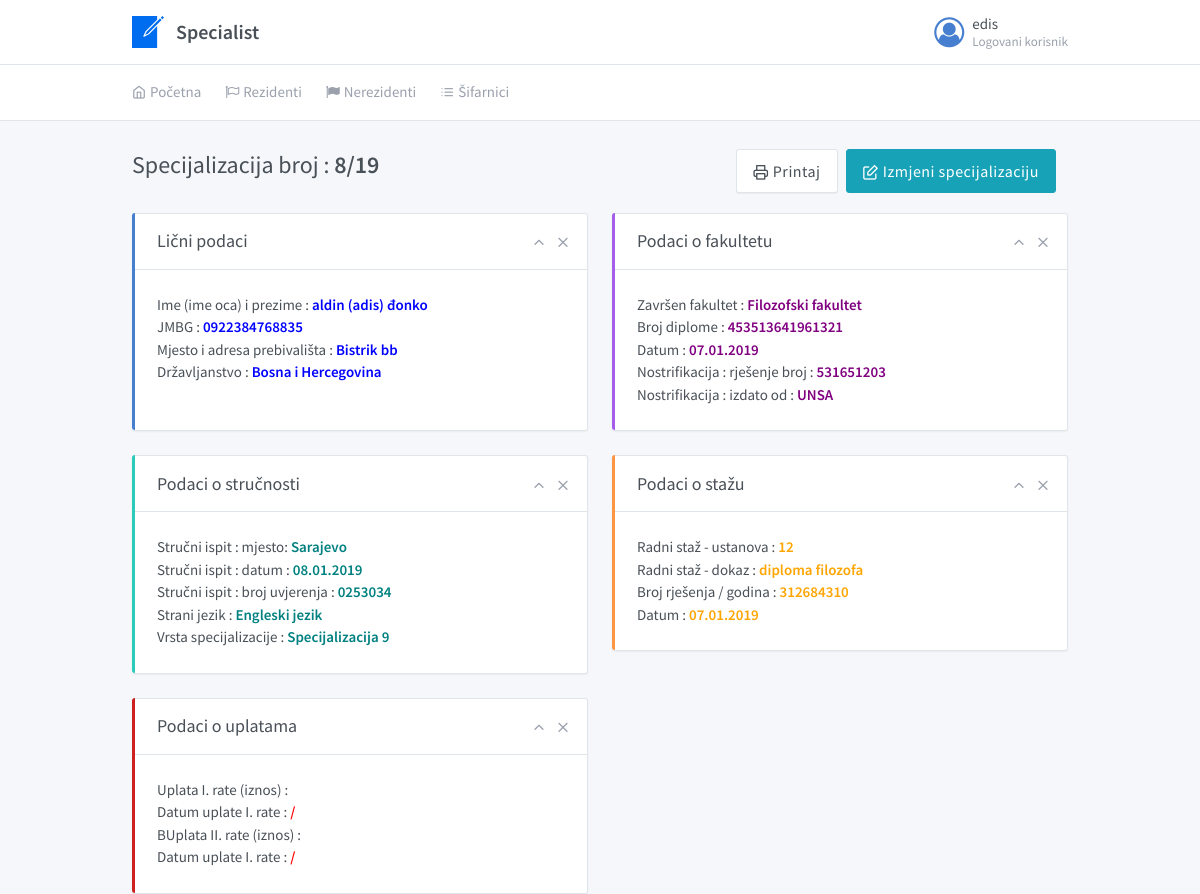
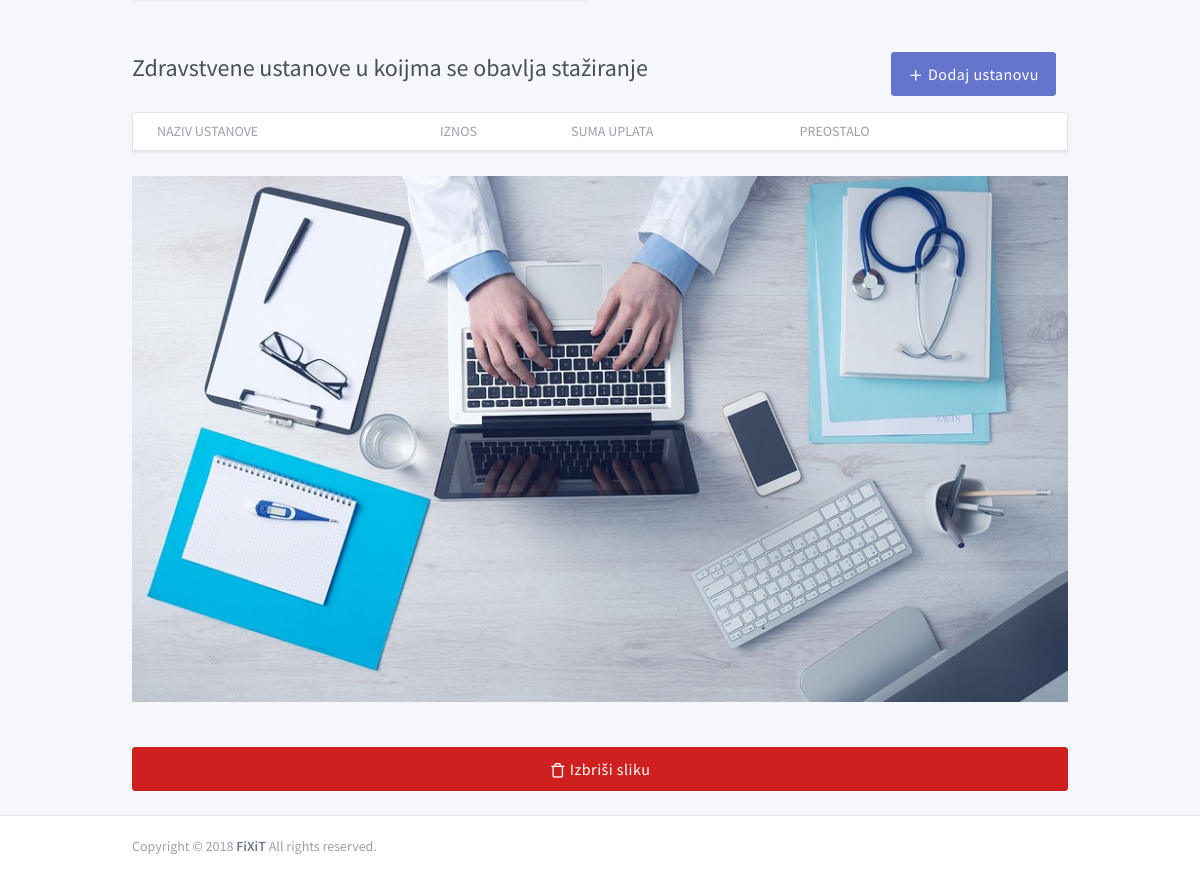
The app's page /view_rez_specijalizacija.php?id=15 (signed in) with its own data (2 pictures, top to bottom).
### tables this page shows
CREATE TABLE `rez_specijalizacije` (
  `spec_id` int(11) NOT NULL,
  `fak_id` int(11) NOT NULL,
  `u_id` int(11) NOT NULL,
  `l_id` int(11) NOT NULL,
  `d_id` int(11) NOT NULL,
  `vs_id` int(11) NOT NULL,
  `broj_evid_godina` varchar(50) DEFAULT NULL,
  `ime_prezime` varchar(50) DEFAULT NULL,
  `jmbg` varchar(13) DEFAULT NULL,
  `adresa` varchar(100) DEFAULT NULL,
  `fak_broj_diplome` varchar(40) DEFAULT NULL,
  `fak_datum` date DEFAULT NULL,
  `fak_nostro_rjesenje` varchar(50) DEFAULT NULL,
  `fak_nostro_izdato` varchar(50) DEFAULT NULL,
  `strucni_ispit_mjesto` varchar(50) DEFAULT NULL,
  `strucni_ispit_datum` date DEFAULT NULL,
  `strucni_ispit_broj` varchar(50) DEFAULT NULL,
  `radni_staz_dokaz` varchar(50) DEFAULT NULL,
  `broj_rjesenja_godina` varchar(50) DEFAULT NULL,
  `datum_poc_staza` date DEFAULT NULL,
  `uplata_prva_rata` varchar(25) DEFAULT NULL,
  `datum_prva_rata` date DEFAULT NULL,
  `uplata_druga_rata` varchar(25) DEFAULT NULL,
  `datum_druga_rata` date DEFAULT NULL,
  `broj_rjesenja_datum` varchar(50) DEFAULT NULL,
  `povrat_sredstava` varchar(50) DEFAULT NULL,
  `datum_pres_staza` date DEFAULT NULL,
  `user_unio` varchar(100) DEFAULT NULL,
  `datum_unosa` timestamp NOT NULL DEFAULT CURRENT_TIMESTAMP ON UPDATE CURRENT_TIMESTAMP,
  `image` varchar(255) DEFAULT NULL
);

CREATE TABLE `drzavljanstva` (
  `d_id` int(11) NOT NULL,
  `d_title` varchar(255) NOT NULL
);

CREATE TABLE `fakulteti` (
  `fak_id` int(11) NOT NULL,
  `fak_title` varchar(255) NOT NULL,
  `fak_city` varchar(30) NOT NULL
);

CREATE TABLE `strani_jezici` (
  `l_id` int(11) NOT NULL,
  `l_title` varchar(255) NOT NULL
);

CREATE TABLE `vrste_specijalizacija` (
  `vs_id` int(11) NOT NULL,
  `vs_title` varchar(255) NOT NULL
);

### public/view_rez_specijalizacija.php (the view, shortened to what the rows shown need)
<?php require_once("../resources/config.php"); ?>
<?php include(TEMPLATE_FRONT . DS . "header.php"); ?>
    <div class="page">
        <div class="page-main">
                <?php if(isset($_GET['id']))
                    {
                        $spec_id = $_GET['id'];
                        $query = query("SELECT * FROM rez_specijalizacije WHERE spec_id = " . escape_string($_GET['id']) . " ");
                        while($row = fetch_array($query))
                        {
                            $drzava           = escape_string($row['d_id']);
                            $fak              = escape_string($row['fak_id']);
                            $ust              = escape_string($row['u_id']);
                            $spec             = escape_string($row['vs_id']);
                            $jez              = escape_string($row['l_id']);
                            $broj_evid        = escape_string($row['broj_evid_godina']);
                            $ime              = escape_string($row['ime_prezime']);
                            $jmbg             = escape_string($row['jmbg']);
                            $adresa           = escape_string($row['adresa']);
                            $broj_diplome     = escape_string($row['fak_broj_diplome']);
                            $fak_datum        = escape_string($row['fak_datum']);
                            $fak_rjesenje     = escape_string($row['fak_nostro_rjesenje']);
                            $fak_izdato       = escape_string($row['fak_nostro_izdato']);
                            $str_mjesto       = escape_string($row['strucni_ispit_mjesto']);
                            $str_datum        = escape_string($row['strucni_ispit_datum']);
                            $str_broj         = escape_string($row['strucni_ispit_broj']);
                            $dokaz            = escape_string($row['radni_staz_dokaz']);
                            $broj_rjesenja    = escape_string($row['broj_rjesenja_godina']);
                            $datum_poc_staza  = escape_string($row['datum_poc_staza']);
                            $image            = escape_string($row['image']);
                        }
                        $query2 = query("SELECT * FROM drzavljanstva WHERE d_id = ". $drzava ." ");
                        while($row2 = fetch_array($query2))
                        {
                            $d_title    = escape_string($row2['d_title']);
                        }
                        $query4 = query("SELECT * FROM fakulteti WHERE fak_id = ". $fak ." ");
                        while($row4 = fetch_array($query4))
                        {
                            $fak_title    = escape_string($row4['fak_title']);
                        }
                        $query5 = query("SELECT * FROM strani_jezici WHERE l_id = ". $jez ." ");
                        while($row5 = fetch_array($query5))
                        {
                            $l_title    = escape_string($row5['l_title']);
                        }
                        $query6 = query("SELECT * FROM vrste_specijalizacija WHERE vs_id = ". $spec ." ");
                        while($row6 = fetch_array($query6))
                        {
                            $vs_title    = escape_string($row6['vs_title']);
                        }
                    }
                ?>
                <div class="my-3 my-md-5">
                    <div class="container">
                        <div class="page-header">
                          <h1 class="page-title">
                            <?php echo 'Specijalizacija broj : <b>' . $broj_evid . '</b>'; ?>
                          </h1>
                        </div>
                        <div class="row mt-3">
                            <div class="col-md-6 col-xl-4">
                                <div class="card animated slideInUp">
                                    <div class="card-body">
                                        <?php echo 'Ime (ime oca) i prezime : <b><span style="color:blue;">' . $ime . '</span></b></br>';  ?>
                                        <?php echo 'JMBG : <b><span style="color:blue;">' . $jmbg . '</span></b></br>'; ?>
                                        <?php echo 'Mjesto i adresa prebivališta : <b><span style="color:blue;">' . $adresa . '</span></b></br>'; ?>
                                        <?php echo 'Državljanstvo : <b><span style="color:blue;">' . $d_title . '</span></b></br></br>'; ?>
                                    </div>
                                </div>
                            </div>
                            <div class="col-md-6 col-xl-4">
                                <div class="card animated slideInUp">
                                    <div class="card-body">
                                        <?php echo 'Završen fakultet : <b><span style="color:purple;">' . $fak_title . '</span></b></br>';  ?>
                                        <?php echo 'Broj diplome : <b><span style="color:purple;">' . $broj_diplome . '</span></b></br>'; ?>
                                        <?php
                                            if ($fak_datum == '1970-01-01'){
                                            echo 'Datum  : <b><span style="color:purple;"> / ' . '</span></b></br>';
                                            } else {
                                            echo 'Datum  : <b><span style="color:purple;">' . date("d.m.Y", strtotime($fak_datum)) . '</span></b></br>' ;
                                            }
                                        ?>
                                        <?php echo 'Nostrifikacija : rješenje broj : <b><span style="color:purple;">' . $fak_rjesenje . '</span></b></br>'; ?>
                                        <?php echo 'Nostrifikacija : izdato od : <b><span style="color:purple;">' . $fak_izdato . '</span></b>'; ?>
                                    </div>
                                </div>
                            </div>
                            <div class="col-md-6 col-xl-4">
                                <div class="card animated slideInUp">
                                    <div class="card-body">
                                        <?php echo 'Stručni ispit : mjesto: <b><span style="color:teal;">' . $str_mjesto . '</span></b></br>';  ?>
                                        <?php
                                            if ($str_datum == '1970-01-01'){
                                            echo 'Stručni ispit : datum  : <b><span style="color:teal;"> / ' . '</span></b></br>';
                                            } else {
                                            echo 'Stručni ispit : datum  : <b><span style="color:teal;">' . date("d.m.Y", strtotime($str_datum)) . '</span></b></br>' ;
                                            }
                                        ?>
                                        <?php echo 'Stručni ispit : broj uvjerenja : <b><span style="color:teal;">' . $str_broj . '</span></b></br>'; ?>
                                        <?php echo 'Strani jezik : <b><span style="color:teal;">' . $l_title . '</span></b></br>'; ?>
                                        <?php echo 'Vrsta specijalizacije : <b><span style="color:teal;">' . $vs_title . '</span></b>'; ?>
                                    </div>
                                </div>
                            </div>
                            <div class="col-md-6 col-xl-4">
                                <div class="card animated slideInUp">
                                    <div class="card-body">
                                        <?php echo 'Radni staž - ustanova : <b><span style="color:orange;">' . $ust . '</span></b></br>';  ?>
                                        <?php echo 'Radni staž - dokaz : <b><span style="color:orange;">' . $dokaz . '</span></b></br>'; ?>
                                        <?php echo 'Broj rješenja / godina : <b><span style="color:orange;">' . $broj_rjesenja . '</span></b></br>'; ?>
                                        <?php
                                            if ($datum_poc_staza == '1970-01-01'){
                                            echo 'Datum : <b><span style="color:orange;"> / ' . '</span></b></br>';
                                            } else {
                                            echo 'Datum : <b><span style="color:orange;">' . date("d.m.Y", strtotime($datum_poc_staza)) . '</span></b></br>' ;
                                            }
                                        ?>
                                    </div>
                                </div>
                            </div>
                        </div>
                    </div>
                </div>
                <div class="my-3 my-md-5">
                    <div class="container">
                        <div class="page-header">
                          <h1 class="page-title">
                            Zdravstvene ustanove u koijma se obavlja stažiranje
                          </h1>
                        </div>
                        <div class="row row-cards row-deck">
                            <div class="col-12">
                                <div class="card">
                                    <div class="table-responsive">
                                        <table class="table card-table table-vcenter text-nowrap">
                                            <thead>
                                                <tr>
                                                  <th>Naziv ustanove</th>
                                                  <th>Iznos</th>
                                                  <th>Suma uplata</th>
                                                  <th>Preostalo</th>
                                                  <th></th>
                                                </tr>
                                            </thead>
                                        </table>
                                    </div>
                                </div>
                            </div>
                        </div>
                        <?php if(!empty($image))
                        {
                            echo '
                            <div class="row row-cards row-deck">
                                <div class="col-12">
                                    <img src="../resources/uploads/' .$image. '" />
                                    </br>
                                    </br>
                                    <a class="btn btn-lg btn-red"
                                    href="../resources/templates/back/delete_rez_spec_image.php?id='.htmlentities($spec_id).'">
                                    <i class="fe fe-trash"></i> Izbriši sliku
                                    </a>
                                </div>
                            </div>';
                        }
                        ?>
                    </div>
                </div>
        </div>
 <?php include(TEMPLATE_FRONT . DS . "footer.php"); ?>

### records on screen
rez_specijalizacije: broj_evid_godina "8/19", ime_prezime "aldin (adis) đonko", jmbg "0922384768835", adresa "Bistrik bb", fak_broj_diplome "453513641961321", fak_datum "07.01.2019", fak_nostro_rjesenje "531651203", fak_nostro_izdato "UNSA", strucni_ispit_mjesto "Sarajevo", strucni_ispit_datum "08.01.2019", strucni_ispit_broj "0253034", u "12", radni_staz_dokaz "diploma filozofa", broj_rjesenja_godina "312684310", datum_poc_staza "07.01.2019", image (picture)
drzavljanstva: d_title "Bosna i Hercegovina"
fakulteti: fak_title "Filozofski fakultet"
strani_jezici: l_title "Engleski jezik"
vrste_specijalizacija: vs_title "Specijalizacija 9"

### other values on screen
$_SESSION['username'] "edis"
